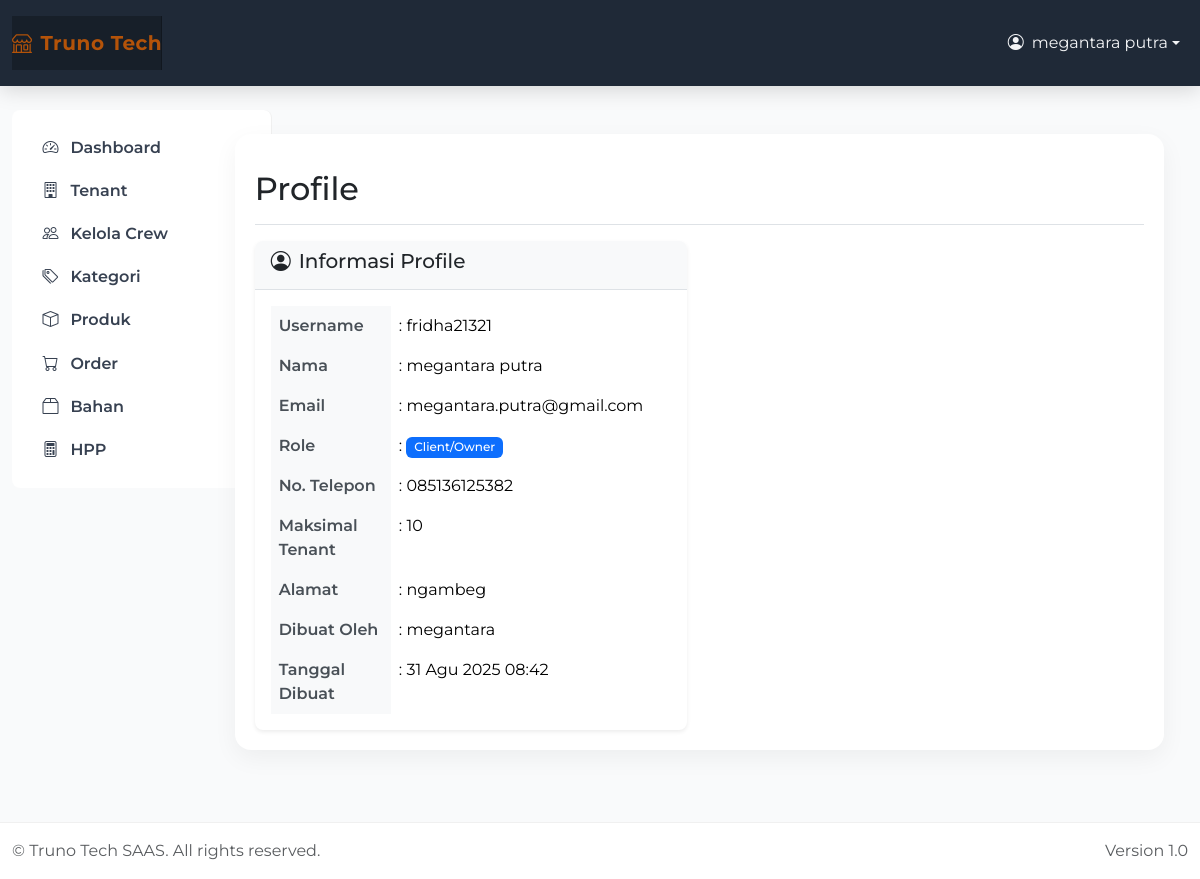
/accounts/profile/ (signed in), run on the app's committed database.
### apps/accounts/models.py (models this page shows, shortened)
class UserProfile(models.Model):
    ROLE_CHOICES = (
        ('superuser', 'Super User'),
        ('client', 'Client/Owner'),
        ('crew', 'Crew'),
    )
    user = models.OneToOneField(User, on_delete=models.CASCADE)
    role = models.CharField(max_length=20, choices=ROLE_CHOICES)
    phone = models.CharField(max_length=15, blank=True)
    address = models.TextField(blank=True)
    max_tenants = models.IntegerField(default=1, help_text="Maksimal tenant yang dapat dibuat (hanya untuk client)")
    created_by = models.ForeignKey(User, on_delete=models.SET_NULL, null=True, blank=True, related_name='created_users')
    created_at = models.DateTimeField(auto_now_add=True)
    updated_at = models.DateTimeField(auto_now=True)
    class Meta:
        db_table = 'user_profiles'

### apps/accounts/views.py (the view)
# urls.py: path('profile/', views.profile_view, name='profile'),
@login_required
def profile_view(request):
    try:
        profile = request.user.userprofile
    except UserProfile.DoesNotExist:
        profile = UserProfile.objects.create(user=request.user, role='client')
    return render(request, 'accounts/profile.html', {'profile': profile})

### apps/accounts/templates/accounts/profile.html (shortened to what this page needs)
{% extends 'base.html' %}
{% block content %}
<div class="d-flex justify-content-between flex-wrap flex-md-nowrap align-items-center pt-3 pb-2 mb-3 border-bottom">
    <h1 class="h2">Profile</h1>
</div>
<div class="row">
    <div class="col-md-6">
        <div class="card">
            <div class="card-header">
                <h5><i class="bi bi-person-circle me-2"></i>Informasi Profile</h5>
            </div>
            <div class="card-body">
                <table class="table table-borderless">
                    <tr>
                        <th width="30%">Username</th>
                        <td>: {{ user.username }}</td>
                    </tr>
                    <tr>
                        <th>Nama</th>
                        <td>: {{ user.get_full_name|default:"Belum diisi" }}</td>
                    </tr>
                    <tr>
                        <th>Email</th>
                        <td>: {{ user.email|default:"Belum diisi" }}</td>
                    </tr>
                    <tr>
                        <th>Role</th>
                        <td>: <span class="badge bg-primary">{{ profile.get_role_display }}</span></td>
                    </tr>
                    <tr>
                        <th>No. Telepon</th>
                        <td>: {{ profile.phone|default:"Belum diisi" }}</td>
                    </tr>
                    {% if profile.role == 'client' %}
                    <tr>
                        <th>Maksimal Tenant</th>
                        <td>: {{ profile.max_tenants }}</td>
                    </tr>
                    {% endif %}
                    <tr>
                        <th>Alamat</th>
                        <td>: {{ profile.address|default:"Belum diisi" }}</td>
                    </tr>
                    <tr>
                        <th>Dibuat Oleh</th>
                        <td>: {{ profile.created_by.username|default:"System" }}</td>
                    </tr>
                    <tr>
                        <th>Tanggal Dibuat</th>
                        <td>: {{ profile.created_at|date:"d M Y H:i" }}</td>
                    </tr>
                </table>
            </div>
        </div>
    </div>
</div>
{% endblock %}

### templates/base.html (shortened to what this page needs)
{% load static %}
<!DOCTYPE html>
<html lang="id" data-bs-theme="light">
<head>
  <link href="https://cdn.jsdelivr.net/npm/bootstrap@5.3.3/dist/css/bootstrap.min.css" rel="stylesheet" />
  <link href="https://cdn.jsdelivr.net/npm/bootstrap-icons@1.11.3/font/bootstrap-icons.css" rel="stylesheet" />
  <link rel="stylesheet" href="{% static 'css/custom.css' %}">
</head>
<body class="d-flex flex-column">
{% if user.is_authenticated %}
  <nav class="navbar navbar-expand-lg navbar-dark app-navbar py-3">
    <div class="container-fluid">
      <a class="navbar-brand d-flex align-items-center" href="{% url 'dashboard:home' %}">
        <i class="bi bi-shop me-2"></i>
        Truno Tech
      </a>
      <div class="collapse navbar-collapse" id="topbarNav">
        <ul class="navbar-nav ms-auto">
          <li class="nav-item dropdown">
            <a class="nav-link dropdown-toggle d-flex align-items-center" href="#" role="button" data-bs-toggle="dropdown" aria-expanded="false">
              <i class="bi bi-person-circle me-2"></i>
              {{ user.get_full_name|default:user.username }}
            </a>
          </li>
        </ul>
      </div>
    </div>
  </nav>
  <div class="container-fluid app-shell py-4">
    <div class="row g-3">
      <aside class="col-lg-3 col-xl-2 d-none d-lg-block">
        <div class="app-sidebar rounded-3 p-3">
          <div class="sidebar-inner">
            {% url 'dashboard:home' as dashboard_url %}
            {% url 'accounts:create_client' as create_client_url %}
            {% url 'tenants:list' as tenants_url %}
            {% url 'accounts:create_crew' as create_crew_url %}
            {% url 'products:category_list' as category_url %}
            {% url 'products:list' as products_url %}
            {% url 'orders:list' as orders_url %}
            {% url 'hpp:bahan_list' as bahan_url %}
            {% url 'hpp:list' as hpp_url %}
            <nav class="nav flex-column side-nav">
              <a class="nav-link {% if request.path == dashboard_url %}active{% endif %}" href="{{ dashboard_url }}">
                <i class="bi bi-speedometer2"></i> <span>Dashboard</span>
              </a>
              {% if user.userprofile.role == 'client' %}
                <a class="nav-link {% if request.path == tenants_url %}active{% endif %}" href="{{ tenants_url }}">
                  <i class="bi bi-building"></i> <span>Tenant</span>
                </a>
                <a class="nav-link {% if request.path == create_crew_url %}active{% endif %}" href="{{ create_crew_url }}">
                  <i class="bi bi-people"></i> <span>Kelola Crew</span>
                </a>
              {% endif %}
              {% if user.userprofile.role == 'client' or user.userprofile.role == 'crew' %}
                <a class="nav-link {% if request.path == category_url %}active{% endif %}" href="{{ category_url }}">
                  <i class="bi bi-tags"></i> <span>Kategori</span>
                </a>
                <a class="nav-link {% if request.path == products_url %}active{% endif %}" href="{{ products_url }}">
                  <i class="bi bi-box"></i> <span>Produk</span>
                </a>
                <a class="nav-link {% if request.path == orders_url %}active{% endif %}" href="{{ orders_url }}">
                  <i class="bi bi-cart"></i> <span>Order</span>
                </a>
              {% endif %}
              {% if user.userprofile.role == 'client' %}
                <a class="nav-link {% if request.path == bahan_url %}active{% endif %}" href="{{ bahan_url }}">
                  <i class="bi bi-box2"></i> <span>Bahan</span>
                </a>
                <a class="nav-link {% if request.path == hpp_url %}active{% endif %}" href="{{ hpp_url }}">
                  <i class="bi bi-calculator"></i> <span>HPP</span>
                </a>
              {% endif %}
            </nav>
          </div>
        </div>
      </aside>
      <main class="col-lg-9 col-xl-10">
        <div class="app-main">
          <div class="content-wrapper">
            {% block content %}{% endblock %}
          </div>
        </div>
      </main>
    </div>
  </div>
  <footer class="app-footer mt-auto py-3">
    <div class="container-fluid d-flex justify-content-between align-items-center">
      <span class="text-muted">&copy; {{ now|date:'Y' }} Truno Tech SAAS. All rights reserved.</span>
      <span class="text-muted">Version 1.0</span>
    </div>
  </footer>
{% else %}
  <main class="container py-5">
    {% block login_content %}{% endblock %}
  </main>
{% endif %}
</body>
</html>

### static/css/custom.css (style rules this page uses)
body { font-family: 'Segoe UI', Tahoma, Geneva, Verdana, sans-serif; }
.navbar-brand { padding-top: .75rem; padding-bottom: .75rem; font-size: 1rem; background-color: rgba(0, 0, 0, .25); box-shadow: inset -1px 0 0 rgba(0, 0, 0, .25); }
.card { border: none; border-radius: 0.5rem; box-shadow: 0 0.125rem 0.25rem rgba(0, 0, 0, 0.075); }
.card-header { background-color: #f8f9fa; border-bottom: 1px solid #dee2e6; border-radius: 0.5rem 0.5rem 0 0 !important; }
.table { margin-bottom: 0; }
.table th { border-top: none; font-weight: 600; color: #495057; background-color: #f8f9fa; }
.badge { font-weight: 500; }

### templates/base.html (style rules this page uses)
:root { --brand: #1f2937; --brand-accent: #b45309; --brand-hover: #d97706; --bg-soft: #f9fafb; --radius: 1rem; }
html, body { height: 100%; }
body { background: var(--bg-soft); font-family: 'Montserrat', sans-serif; }
.app-navbar { background: var(--brand); box-shadow: 0 4px 20px rgba(0,0,0,.15); z-index: 1031; }
.app-navbar .navbar-brand { font-weight: 700; font-size: 1.25rem; letter-spacing: .5px; color: var(--brand-accent)!important; }
.app-navbar .nav-link { color: #f3f4f6; }
.app-shell { min-height: calc(100vh - 64px); }
.app-sidebar { width: 260px; background: #ffffff; border-right: 1px solid rgba(0,0,0,.06); }
.sidebar-inner { position: sticky; top: 1rem; }
.app-main { padding: 1.5rem; }
.content-wrapper { background: #fff; border-radius: var(--radius); box-shadow: 0 8px 24px rgba(0,0,0,.05); padding: 1.25rem; }
.side-nav .nav-link { display:flex; align-items:center; gap:.75rem; color:#374151; font-weight:600; padding:.6rem .9rem; border-radius:.6rem; }
.app-footer { background:#fff; border-top:1px solid rgba(0,0,0,.06); }

### data on the page
UserProfile: role "Client/Owner", phone "085136125382", max_tenants "10", address "ngambeg", created_by.username "megantara", created_at "31 Agu 2025 08:42"

### other printed values
{{ user.get_full_name|default:user.username }} "megantara putra"
{{ user.username }} "fridha21321"
{{ user.get_full_name|default:"Belum diisi" }} "megantara putra"
{{ user.email|default:"Belum diisi" }} "megantara.putra@gmail.com"
